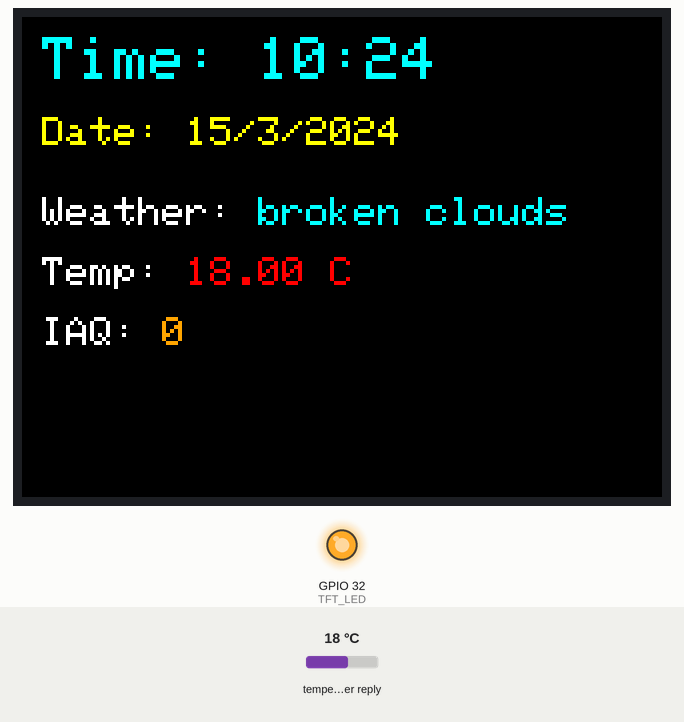
Simulated run of this sketch. Board: ESP32. On the bench: 320×240 colour display, output pins drawn as LEDs (lit = HIGH). Inputs (shaded band) come from the test bench; at power-on: temperature in the weather reply 18 °C. WiFi joins after 1.5 s; servers stay silent unless stated; network time is answered at once with the bench clock; the local clock reads 2024-03-15 10:24:30 at power-on unless the sketch sets it; web services answer with replies made up by the test bench; what the sketch prints to the serial monitor is not drawn.

Above: at 2.0 s.
At 10.1 s:
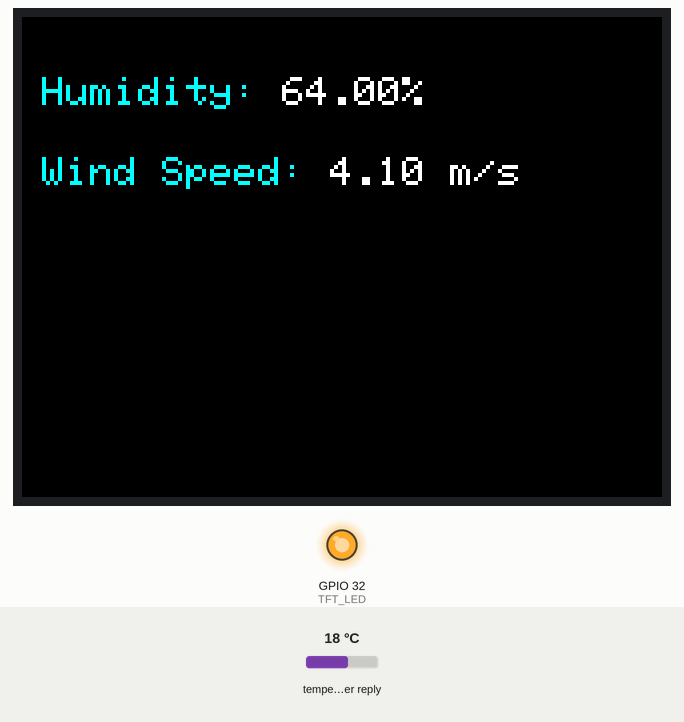
At 25.2 s:
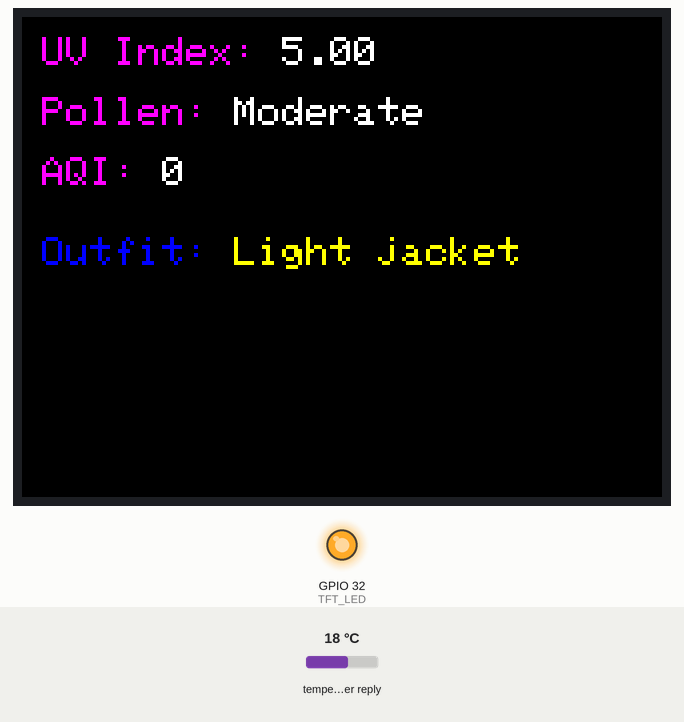
At 35.2 s:
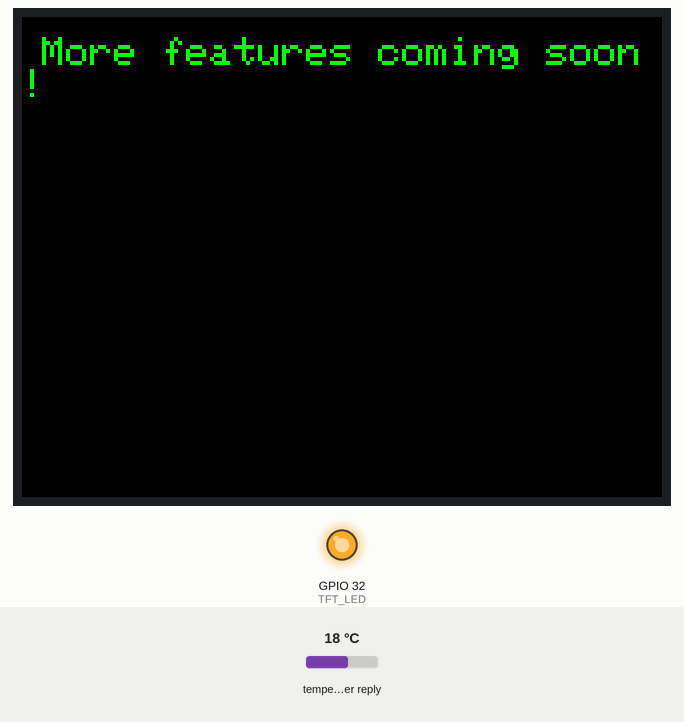

The sketch:

iotAdv.ino
```cpp
#include <WiFi.h>
#include <Adafruit_GFX.h>
#include <Adafruit_ILI9341.h>
#include <HTTPClient.h>
#include <ArduinoJson.h>
#include <NTPClient.h>
#include <WiFiUdp.h>
#include <XPT2046_Touchscreen.h> // Touchscreen library

#define TFT_CS 17
#define TFT_DC 16
#define TFT_RST 5
#define TFT_LED 32
#define TOUCH_CS 21
#define TOUCH_IRQ 4

Adafruit_ILI9341 tft = Adafruit_ILI9341(TFT_CS, TFT_DC, TFT_RST);
XPT2046_Touchscreen ts(TOUCH_CS, TOUCH_IRQ);

const char* ssid = "SSID";
const char* password = "PASS";
const String apiKey = "Hii";
const String city = "LOCO";
const String countryCode = "CA";
String weatherUrl = "http://api.openweathermap.org/data/2.5/weather?q=" + city + "," + countryCode + "&appid=" + apiKey + "&units=metric";

WiFiUDP ntpUDP;
const long utcOffsetInSeconds = -18000;
NTPClient timeClient(ntpUDP, "pool.ntp.org", utcOffsetInSeconds, 60000);

int currentPage = 0; // Tracks which page to display
String currentWeather = "clear";
float currentTemp = 0;
int iaq = 50; // Placeholder for IAQ
float uvIndex = 5.0; // Placeholder for UV Index
String pollenLevel = "Moderate"; // Placeholder for pollen level
float humidity = 50; // Placeholder for humidity
float windSpeed = 5; // Placeholder for wind speed
unsigned long lastWeatherUpdate = 0;
const long updateInterval = 15 * 60000; // Update weather every 15 minutes

unsigned long lastPageSwitch = 0;
const unsigned long pageSwitchInterval = 5000; // Switch pages every 5 seconds

void setup() {
  Serial.begin(115200);
  pinMode(TFT_LED, OUTPUT);
  digitalWrite(TFT_LED, HIGH);
  tft.begin();
  tft.setRotation(1);
  tft.fillScreen(ILI9341_BLACK);

  ts.begin();
  ts.setRotation(1);

  connectWiFi();
  timeClient.begin();
  updateWeather();
}

void loop() {
  timeClient.update();

  if (millis() - lastWeatherUpdate > updateInterval) {
    updateWeather();
    lastWeatherUpdate = millis();
  }

  // Automatically cycle pages every 5 seconds
  unsigned long currentMillis = millis();
  if (currentMillis - lastPageSwitch >= pageSwitchInterval) {
    lastPageSwitch = currentMillis;
    currentPage = (currentPage + 1) % 4;
    tft.fillScreen(ILI9341_BLACK);
  }

  displayPage();
}

void connectWiFi() {
  WiFi.begin(ssid, password);
  while (WiFi.status() != WL_CONNECTED) {
    delay(500);
    Serial.print(".");
  }
  Serial.println("\nConnected to WiFi");
}

void displayPage() {
  switch (currentPage) {
    case 0:
      displayMainInfo();
      break;
    case 1:
      displayHealthAndOutfit();
      break;
    case 2:
      displayHumidityAndWind();
      break;
    case 3:
      displayPlaceholder();
      break;
  }
}

void displayMainInfo() {
  // Display time at the top in larger font
  String timeStr = formatTime();
  tft.setTextColor(ILI9341_CYAN, ILI9341_BLACK);
  tft.setTextSize(3);
  tft.setCursor(10, 10);
  tft.print("Time: ");
  tft.print(timeStr);

  // Display date below the time
  String dateStr = formatDate();
  tft.setTextSize(2);
  tft.setCursor(10, 50);
  tft.setTextColor(ILI9341_YELLOW, ILI9341_BLACK);
  tft.print("Date: ");
  tft.print(dateStr);

  // Weather description and temperature below date
  tft.setCursor(10, 90);
  tft.setTextColor(ILI9341_WHITE, ILI9341_BLACK);
  tft.print("Weather: ");
  tft.setTextColor(ILI9341_CYAN, ILI9341_BLACK);
  tft.print(currentWeather);

  tft.setCursor(10, 120);
  tft.setTextColor(ILI9341_WHITE, ILI9341_BLACK);
  tft.print("Temp: ");
  tft.setTextColor(ILI9341_RED, ILI9341_BLACK);
  tft.print(String(currentTemp) + " C");

  // Display IAQ below temperature
  tft.setCursor(10, 150);
  tft.setTextColor(ILI9341_WHITE, ILI9341_BLACK);
  tft.print("IAQ: ");
  tft.setTextColor(ILI9341_ORANGE, ILI9341_BLACK);
  tft.print(String(iaq));
}

void displayHealthAndOutfit() {
  // Health Index Information
  tft.setTextColor(ILI9341_MAGENTA, ILI9341_BLACK);
  tft.setTextSize(2);
  tft.setCursor(10, 10);
  tft.print("UV Index: ");
  tft.setTextColor(ILI9341_WHITE, ILI9341_BLACK);
  tft.print(String(uvIndex));

  tft.setTextColor(ILI9341_MAGENTA, ILI9341_BLACK);
  tft.setCursor(10, 40);
  tft.print("Pollen: ");
  tft.setTextColor(ILI9341_WHITE, ILI9341_BLACK);
  tft.print(pollenLevel);

  tft.setTextColor(ILI9341_MAGENTA, ILI9341_BLACK);
  tft.setCursor(10, 70);
  tft.print("AQI: ");
  tft.setTextColor(ILI9341_WHITE, ILI9341_BLACK);
  tft.print(String(iaq));

  // Outfit Recommendation based on temperature
  String outfitRec;
  if (currentTemp > 25) {
    outfitRec = "T-shirt & shorts";
  } else if (currentTemp > 15) {
    outfitRec = "Light jacket";
  } else {
    outfitRec = "Coat & warm layer";
  }

  tft.setCursor(10, 110);
  tft.setTextColor(ILI9341_BLUE, ILI9341_BLACK);
  tft.print("Outfit: ");
  tft.setTextColor(ILI9341_YELLOW, ILI9341_BLACK);
  tft.print(outfitRec);
}

void displayHumidityAndWind() {
  tft.setTextColor(ILI9341_CYAN, ILI9341_BLACK);
  tft.setTextSize(2);
  tft.setCursor(10, 30);
  tft.print("Humidity: ");
  tft.setTextColor(ILI9341_WHITE, ILI9341_BLACK);
  tft.print(String(humidity) + "%");

  tft.setCursor(10, 70);
  tft.setTextColor(ILI9341_CYAN, ILI9341_BLACK);
  tft.print("Wind Speed: ");
  tft.setTextColor(ILI9341_WHITE, ILI9341_BLACK);
  tft.print(String(windSpeed) + " m/s");
}

void displayPlaceholder() {
  tft.setTextColor(ILI9341_GREEN, ILI9341_BLACK);
  tft.setTextSize(2);
  tft.setCursor(10, 10);
  tft.print("More features coming soon!");
}

void updateWeather() {
  HTTPClient http;
  http.begin(weatherUrl);
  int httpCode = http.GET();

  if (httpCode == 200) {
    String payload = http.getString();
    DynamicJsonDocument doc(1024);
    deserializeJson(doc, payload);

    currentWeather = doc["weather"][0]["description"].as<String>();
    currentTemp = doc["main"]["temp"].as<float>();
    iaq = doc["main"]["aqi"].as<int>(); // Placeholder for AQI
    humidity = doc["main"]["humidity"].as<float>();
    windSpeed = doc["wind"]["speed"].as<float>();

    Serial.println("Weather: " + currentWeather);
    Serial.println("Temperature: " + String(currentTemp) + " C");
  } else {
    Serial.println("Failed to retrieve weather data. HTTP code: " + String(httpCode));
  }
  http.end();
}

String formatTime() {
  int currentHour = timeClient.getHours();
  int currentMinute = timeClient.getMinutes();
  return (currentHour < 10 ? "0" : "") + String(currentHour) + ":" + (currentMinute < 10 ? "0" : "") + String(currentMinute);
}

String formatDate() {
  unsigned long epochTime = timeClient.getEpochTime();
  struct tm *ptm = gmtime((time_t *)&epochTime);
  int day = ptm->tm_mday;
  int month = ptm->tm_mon + 1;
  int year = ptm->tm_year + 1900;
  return String(day) + "/" + String(month) + "/" + String(year);
}
```

Measured:
- what the display in image 0 shows lasts 3.1 s, from 2.0 s to 5.1 s
- what the display in image 1 shows lasts 5.0 s, from 10.1 s to 15.1 s
